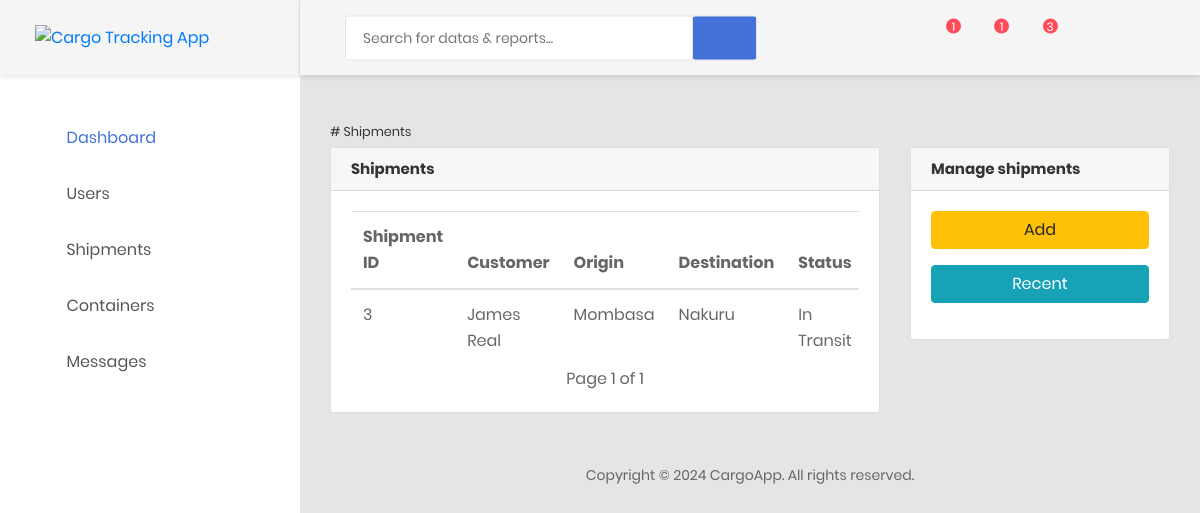
The page /control/shipments/ on the database its author committed.
### main/models.py (models this page shows, shortened)
class Shipment(models.Model):
    STATUS = [('In Transit', 'In Transit'), ('Delivered', 'Delivered')]
    customer = models.ForeignKey(Customer, on_delete=models.CASCADE)
    origin = models.CharField(max_length=255)
    destination = models.CharField(max_length=255)
    departure_date = models.DateTimeField(auto_now_add=True)
    arrival_date = models.DateTimeField(null=True, blank=True)
    status = models.CharField(max_length=50, choices=STATUS, default='In Transit')

### accounts/models.py (models this page shows)
class CustomUser(AbstractUser):
    role =[
        ('Customer', 'customer'),
        ('Staff', 'staff'),
    ]
    username = None
    email = models.EmailField(unique=True)
    full_names = models.CharField(max_length=100, blank=True)
    user_type = models.CharField(max_length=20, choices=role, default='Customer')
    date_joined = models.DateField(auto_now_add=True)
    USERNAME_FIELD = 'email'
    REQUIRED_FIELDS = ['full_names', ]
    objects = CustomUserManager()
    def __str__(self):
        return self.full_names

### control/views.py (the view)
# urls.py: path('shipments/', views.ShipmentsListView.as_view(), name="shipments"),
class ShipmentsListView(ListView):
    context_object_name = 'shipments'
    model = Shipment
    template_name = 'shipments/shipments.html'
    paginate_by = 5

### control/templates/shipments/shipments.html (shortened to what this page needs)
{% extends '../dashboard.html' %}
{% block content %}
{% block items %}
<h3 class="fw-lighter small py-2"># Shipments</h3>
<div class="row">
    <div class="col-12 col-lg-8 mb-4 mb-lg-0">
        {% if shipments %}
        <div class="card">
            <h5 class="card-header">Shipments</h5>
            <div class="card-body">
                <div class="table-responsive">
                    <table class="table">
                        <thead>
                            <tr>
                                <th scope="col">Shipment ID</th>
                                <th scope="col">Customer</th>
                                <th scope="col">Origin</th>
                                <th scope="col">Destination</th>
                                <th scope="col">Status</th>
                            </tr>
                        </thead>
                        <tbody>
                            {% for shipment in shipments %}
                            <tr>
                                <td>{{shipment.id}}</td>
                                <td>{{shipment.customer}}</td>
                                <td>{{shipment.origin}}</td>
                                <td>{{shipment.destination}}</td>
                                <td>{{shipment.status}}</td>
                            </tr>
                            {% endfor %}
                        </tbody>
                    </table>
                </div>
                <div class='pagination justify-content-center'>
                    <span class='mx-4'>
                        Page {{ page_obj.number }} of {{ page_obj.paginator.num_pages }}
                    </span>
                </div>
            </div>
        </div>
        {% endif %}
    </div>
    {% endblock %}
    <div class="col">
        <div class="card mb-3">
            <h5 class="card-header">Manage shipments</h5>
            <div class="card-body">
                <a class="btn rounded btn-warning mb-3 w-100" href="{% url 'add_shipment' %}">Add</a>
                <a class="btn rounded btn-info mb-3 w-100" href="{% url 'shipments' %}">Recent</a>
            </div>
        </div>
    </div>
</div>
{% endblock %}

### rows shown on the page
Shipment: id "3", customer "James Real", origin "Mombasa", destination "Nakuru", status "In Transit"

### other values the page prints
{{ page_obj.number }} "1"
{{ page_obj.paginator.num_pages }} "1"
